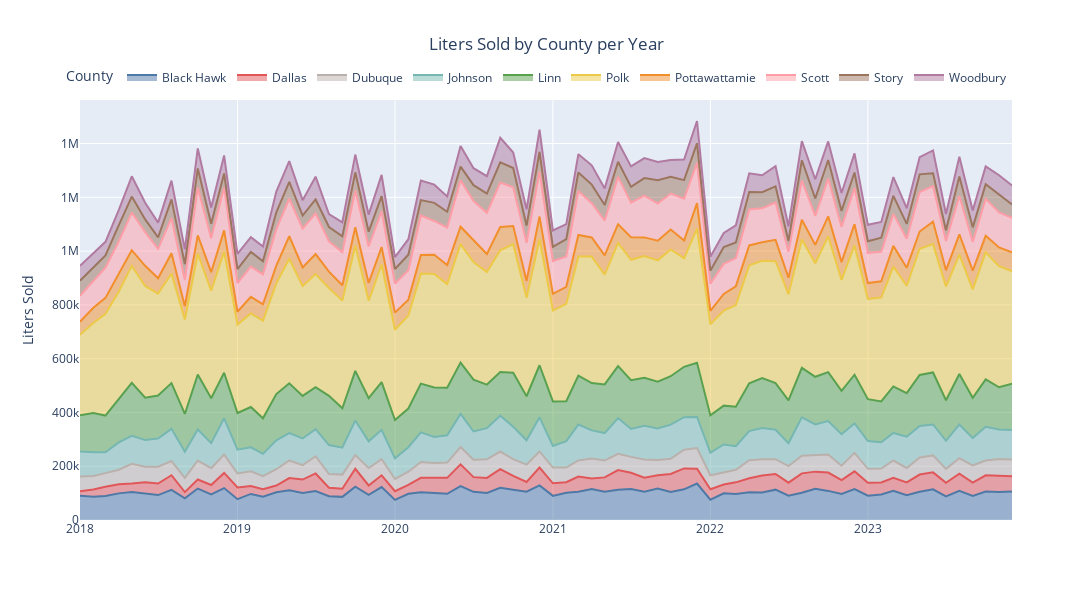

The notebook cell this image was saved under:
### Code cell
df_long = pivot_table_month_df.reset_index().melt(id_vars= 'month_year', var_name='County', value_name='Liters Sold')

# Create the stacked area chart
fig = px.area(
    df_long,
    x='month_year', 
    y='Liters Sold',
    color='County',
    color_discrete_map=county_colors,  # Custom colors
    title='Liters Sold by County',
    labels={'index': 'Month Year'}
    
)

# Update layout
fig.update_layout(
    xaxis_title=None,
    yaxis_title="Liters Sold",
    yaxis_tickformat=".0s",
    #bgcolor='rgba(0,0,0,0)',
    legend=dict(
        orientation="h",
        yanchor="bottom",
        y=1.02,
        xanchor="right",
        x=1
    ),
        title=dict(
        text = "Liters Sold by County per Year",   
        x = .5,
        xanchor = 'center'),
     width = 1100, height = 600
     
   
)
#fig.update_traces(line=dict(width=0))


# Display the plot
fig.show()
